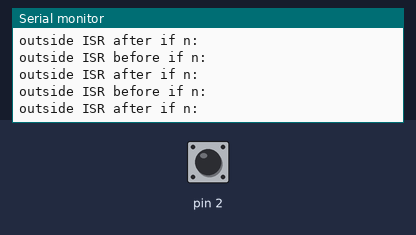
This sketch was run on a simulated Arduino Uno, built with avr-gcc and run on an emulated ATmega328P. Parts: the last lines printed to the serial monitor. Inputs (shaded band) come from the test bench; at power-on: pin 2 HIGH.

Above: at 1.2 s.
1.3 s: pin 2 driven LOW
At 2.0 s:
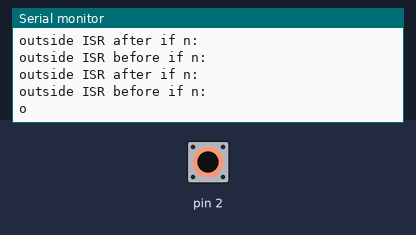
2.8 s: pin 2 driven HIGH
At 3.4 s:
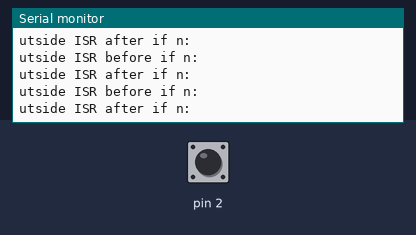
4.4 s: pin 2 driven LOW
At 4.7 s:
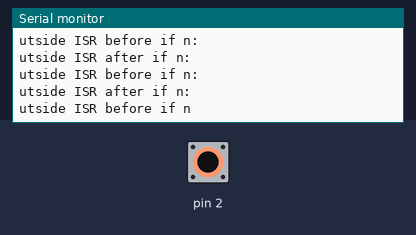
5.9 s: pin 2 driven HIGH
At 6.5 s:
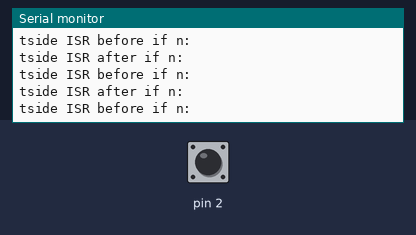
7.5 s: pin 2 driven LOW
At 8.7 s:
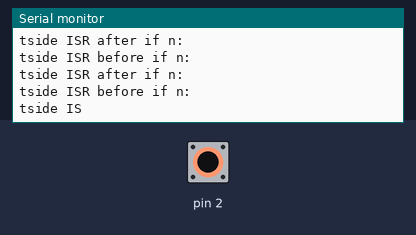
9.0 s: pin 2 pulsed HIGH 2 times (0.12 s each, 0.3 s apart)
At 10.7 s:
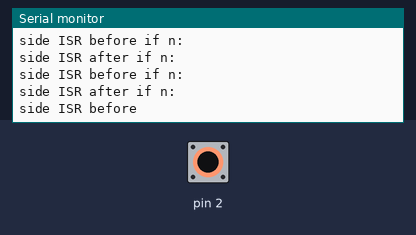
Timing chart, 0 to 12.1 s (numbered marks = the images above; inputs shaded):
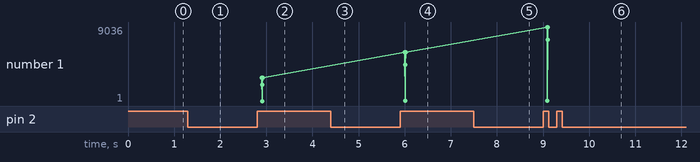

The sketch:

sketch_aug01a.ino
```cpp
volatile int contador = 0;
int n = contador;
long T0 = 0;

void setup() {
  Serial.begin(9600);
  attachInterrupt(0,buttonCounter, LOW);
}

void loop() {
  //si cambio imprimir el valor del contador
  Serial.println("outside ISR before if n:"+ n);
  if (n != contador) {
    Serial.println(millis());
    Serial.println(contador);
    Serial.println(T0);
    Serial.println(millis());
    n = contador;
  }
  Serial.println("outside ISR after if n:"+ n);
}

void buttonCounter(){
  if(millis() > T0 + 2000) {
    contador++;
    T0 = millis();
  }
}
```

Measured:
- after the input at 1.3 s, the serial monitor: prints a new line at once (image 1)
- after the input at 2.8 s, the serial monitor: prints a new line at once (image 2)
- after the input at 5.9 s, the serial monitor: prints a new line at once (image 4)
- after the input at 9.0 s, the serial monitor: prints a new line at once (image 6)
- plotted number 1: 2852 → 5952 after the input at 5.9 s, 5952 → 9036 after the input at 9.0 s
